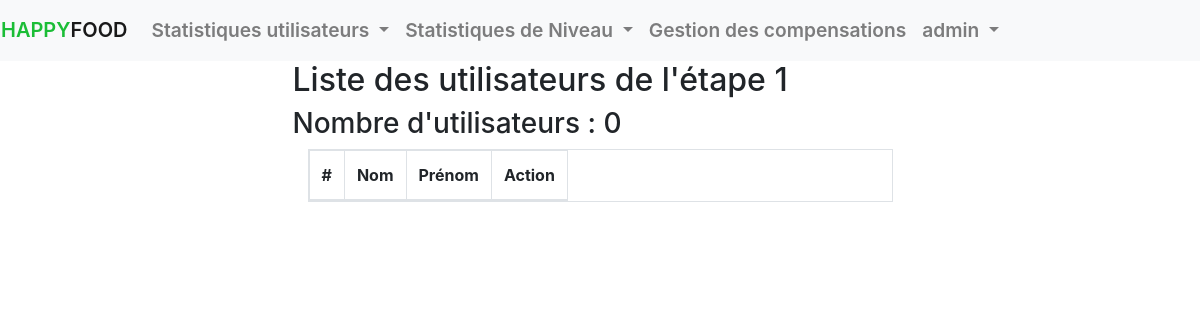
/admin/step/1.php (signed in), run on an earlier commit of the app's database.
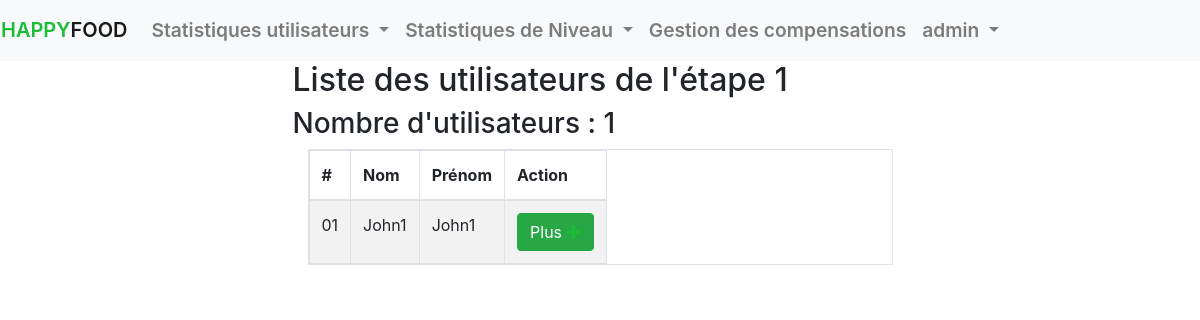
And on a later commit of the database.
### tables this page shows
CREATE TABLE `parrain_has_step` (
  `Parrain_idParrain` int(11) NOT NULL,
  `Parrain_User_idUser` int(11) NOT NULL,
  `Step_idStep` int(11) NOT NULL,
  `readyUp` tinyint(1) NOT NULL DEFAULT '0',
  `giftTaken` tinyint(1) NOT NULL DEFAULT '0',
  `date_taken` datetime DEFAULT NULL
);

CREATE TABLE `user` (
  `idUser` int(11) NOT NULL,
  `login` varchar(45) NOT NULL,
  `email` varchar(255) DEFAULT NULL,
  `password` varchar(100) NOT NULL,
  `lastName` varchar(45) NOT NULL,
  `firstName` varchar(45) NOT NULL,
  `phone` varchar(45) NOT NULL,
  `sex` char(1) DEFAULT NULL,
  `birthday` date DEFAULT NULL,
  `inscriptionDate` date DEFAULT NULL,
  `adress` varchar(45) DEFAULT NULL,
  `pays` varchar(255) DEFAULT NULL,
  `job` varchar(45) DEFAULT NULL,
  `admin` tinyint(1) NOT NULL DEFAULT '0',
  `newUser` tinyint(1) DEFAULT '1'
);

### admin/connect_db.php (called while the page is built, shortened)
<?php
  function getUserById($dao, $id)
  {
    return $dao->query('SELECT * FROM user WHERE idUser='.$id)->fetch();
  }

### admin/step/1.php (the view, shortened to what this page needs)
<!DOCTYPE html>
<html lang="fr">
  <head>
    <?php include_once '../head.php'; ?>
  </head>
  <body>
    <?php include_once '../header.php'; ?>
    <section class="row">
      <div class="mx-auto w-50">
        <?php
          require_once('../connect_db.php');
          $per_page = 15;
          if(isset($_GET['page']) & !empty($_GET['page'])) $current_page = (int) $_GET['page'];
          else $current_page = 1;
          $count_query = $database->query('SELECT COUNT(*) AS total_inputs FROM parrain_has_step WHERE Step_idStep = 2 AND readyUp = 0');
          $data = $count_query->fetch();
          $total_inputs = $data['total_inputs'];
          $start = $per_page * ($current_page - 1);
          $get_query = $database->query("SELECT * FROM parrain_has_step WHERE Step_idStep = 2 AND readyUp = 0 LIMIT $per_page OFFSET $start");
        ?>
        <h2>Liste des utilisateurs de l'étape 1</h2>
        <h3>Nombre d'utilisateurs : <?= $total_inputs ?></h3>
        <div class="col-12 table-responsive-md">
          <table class="table table-striped table-bordered table-responsive">
            <thead>
              <tr>
                <th>#</th>
  				      <th>Nom</th>
                <th>Prénom</th>
                <th>Action</th>
              </tr>
            </thead>
            <tbody>
              <?php $i = $start; while($row = $get_query->fetch()){
                $i++;
                $user = getUserById($database, $row['Parrain_User_idUser']);
              ?>
              <tr>
                <td><?= $i > 9 ? $i : '0'.$i ?></th>
                <td><?= $user['lastName'] == NULL ? "Non défini" : $user['lastName'] ?></td>
                <td><?= $user['firstName']  == NULL ? "Non défini" : $user['firstName'] ?></td>
                <td>
                  <a href="details.php?id=<?= $user['idUser'] ?>" class="btn btn-block btn-success">
                    Plus
                    <span class="fa fa-plus" aria-hidden="true"></span>
                  </a>
                </td>
              </tr>
  		        <?php } ?>
            </tbody>
          </table>
        </div>
        <br><br>
      </div>
    </section>
  </body>
</html>

What changed in the data, as far as the page shows it:
added parrain_has_step: user.lastName "John1", user.firstName "John1"
Also different on the page:
$total_inputs: "0" → "1"
